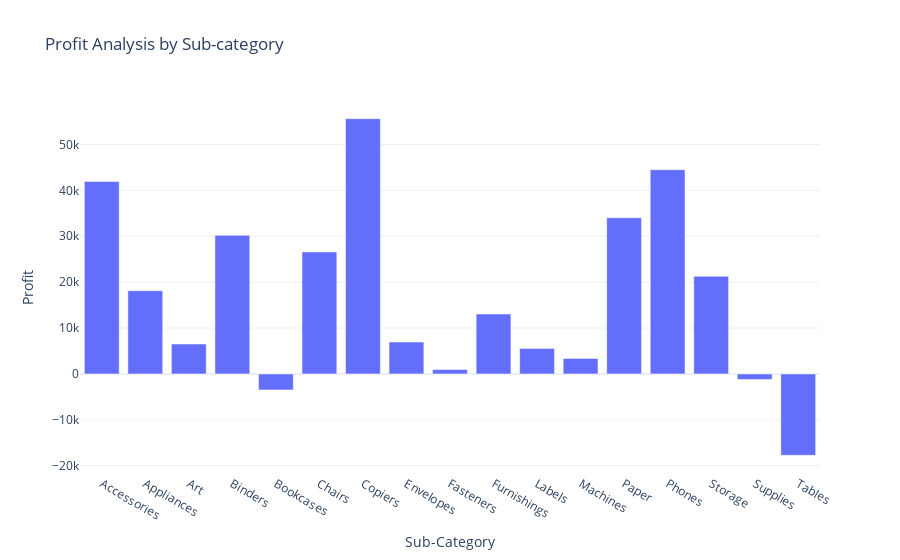

The notebook cell saved with this chart:
### Code cell
fig = px.bar(profit_by_subcategory,
             x = 'Sub-Category',
             y = 'Profit',
             title = 'Profit Analysis by Sub-category')
fig.show()

### Figure 1 — Plotly figure (JSON) as saved in the notebook; plotly's stock layout.template omitted (floating-point values rounded to 4 significant figures)
{"data": [{"alignmentgroup": "True", "hovertemplate": "Sub-Category=%{x}<br>Profit=%{y}<extra></extra>", "legendgroup": "", "marker": {"color": "#636efa", "pattern": {"shape": ""}}, "name": "", "offsetgroup": "", "orientation": "v", "showlegend": false, "textposition": "auto", "type": "bar", "x": ["Accessories", "Appliances", "Art", "Binders", "Bookcases", "Chairs", "Copiers", "Envelopes", "Fasteners", "Furnishings", "Labels", "Machines", "Paper", "Phones", "Storage", "Supplies", "Tables"], "xaxis": "x", "y": [41940.0, 18140.0, 6528.0, 30220.0, -3473.0, 26590.0, 55620.0, 6964.0, 949.5, 13060.0, 5546.0, 3385.0, 34050.0, 44520.0, 21280.0, -1189.0, -17730.0], "yaxis": "y"}], "layout": {"autosize": true, "barmode": "relative", "legend": {"tracegroupgap": 0}, "title": {"text": "Profit Analysis by Sub-category"}, "xaxis": {"anchor": "y", "autorange": true, "domain": [0, 1], "range": [-0.5, 16.5], "title": {"text": "Sub-Category"}, "type": "category"}, "yaxis": {"anchor": "x", "autorange": true, "domain": [0, 1], "range": [-21800.0, 59690.0], "title": {"text": "Profit"}, "type": "linear"}}}
